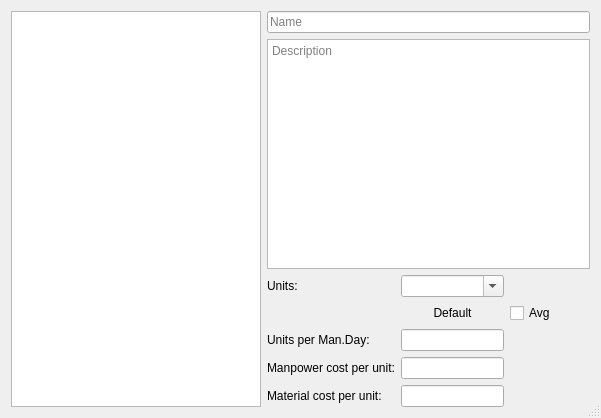
<?xml version="1.0" encoding="UTF-8"?>
<ui version="4.0">
 <class>EditTemplates</class>
 <widget class="QDialog" name="EditTemplates">
  <property name="geometry">
   <rect>
    <x>0</x>
    <y>0</y>
    <width>601</width>
    <height>418</height>
   </rect>
  </property>
  <property name="windowTitle">
   <string>Dialog</string>
  </property>
  <property name="sizeGripEnabled">
   <bool>true</bool>
  </property>
  <property name="modal">
   <bool>false</bool>
  </property>
  <layout class="QHBoxLayout" name="horizontalLayout_2">
   <item>
    <layout class="QHBoxLayout" name="horizontalLayout">
     <item>
      <widget class="QListWidget" name="listWidget"/>
     </item>
     <item>
      <layout class="QGridLayout" name="gridLayout">
       <item row="4" column="0">
        <widget class="QLabel" name="label">
         <property name="text">
          <string>Units per Man.Day:</string>
         </property>
        </widget>
       </item>
       <item row="5" column="0">
        <widget class="QLabel" name="label_6">
         <property name="text">
          <string>Manpower cost per unit:</string>
         </property>
        </widget>
       </item>
       <item row="2" column="0">
        <widget class="QLabel" name="label_2">
         <property name="text">
          <string>Units:</string>
         </property>
        </widget>
       </item>
       <item row="6" column="0">
        <widget class="QLabel" name="label_4">
         <property name="text">
          <string>Material cost per unit:</string>
         </property>
        </widget>
       </item>
       <item row="3" column="1">
        <widget class="QLabel" name="label_8">
         <property name="text">
          <string>Default</string>
         </property>
         <property name="alignment">
          <set>Qt::AlignCenter</set>
         </property>
        </widget>
       </item>
       <item row="4" column="2">
        <widget class="QLabel" name="UMDLabel">
         <property name="minimumSize">
          <size>
           <width>80</width>
           <height>0</height>
          </size>
         </property>
         <property name="text">
          <string/>
         </property>
        </widget>
       </item>
       <item row="5" column="2">
        <widget class="QLabel" name="manpowerLabel">
         <property name="text">
          <string/>
         </property>
        </widget>
       </item>
       <item row="6" column="2">
        <widget class="QLabel" name="materialLabel">
         <property name="text">
          <string/>
         </property>
        </widget>
       </item>
       <item row="1" column="0" colspan="3">
        <widget class="QTextEdit" name="descriptionTextEdit">
         <property name="placeholderText">
          <string>Description</string>
         </property>
        </widget>
       </item>
       <item row="4" column="1">
        <widget class="QLineEdit" name="UMDLineEdit"/>
       </item>
       <item row="5" column="1">
        <widget class="QLineEdit" name="manpowerLineEdit"/>
       </item>
       <item row="6" column="1">
        <widget class="QLineEdit" name="materialLineEdit"/>
       </item>
       <item row="2" column="1">
        <widget class="QComboBox" name="unitComboBox">
         <property name="editable">
          <bool>true</bool>
         </property>
        </widget>
       </item>
       <item row="0" column="0" colspan="3">
        <widget class="QLineEdit" name="nameLineEdit">
         <property name="placeholderText">
          <string>Name</string>
         </property>
        </widget>
       </item>
       <item row="3" column="2">
        <widget class="QCheckBox" name="avgCheckBox">
         <property name="text">
          <string>Avg</string>
         </property>
        </widget>
       </item>
      </layout>
     </item>
    </layout>
   </item>
  </layout>
 </widget>
 <resources/>
 <connections/>
</ui>
